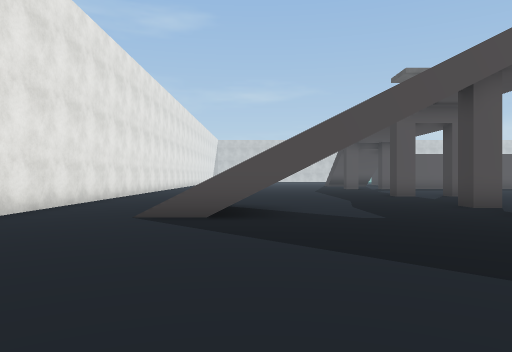
View 1 (above)

24 first-person views from a walk through a scene from a Unity 3-D project. The camera is 1.4 m above the floor, looks level and sees 70° across. Doors are open. The floor is counted in squares, 2 m on a side. Each view is taken from the middle of a square. On the plan, view 1 faces up. The plan holds only what a view shows up to about 11 squares ahead; the rest is blank. The place goes on beyond the plan. Some animated figures are left out. Some surface patterns are stand-ins.

View 2
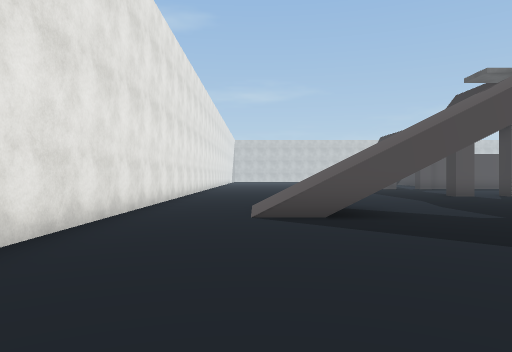

View 3
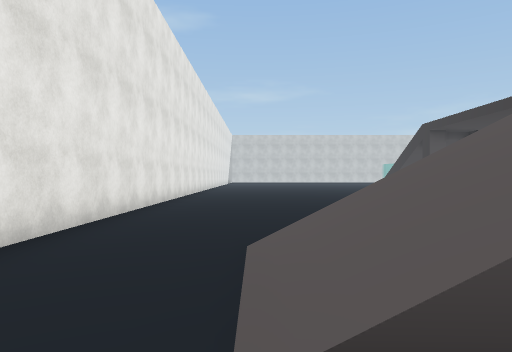

View 4
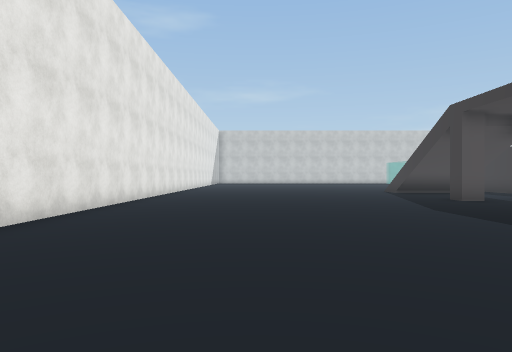

View 5
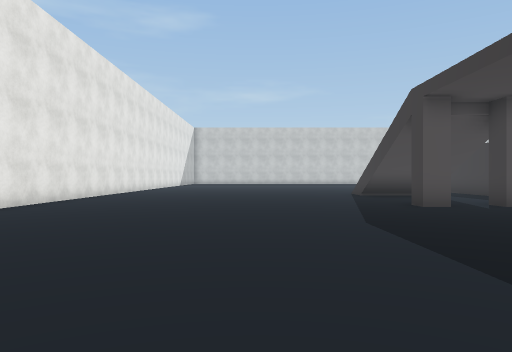

View 6
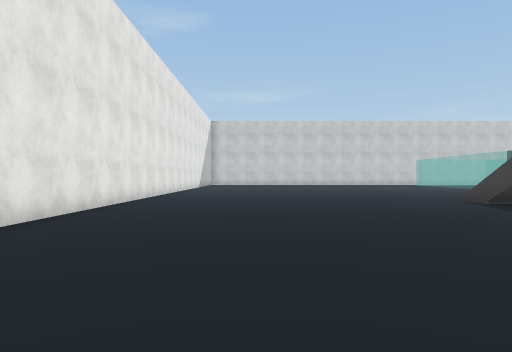

View 7
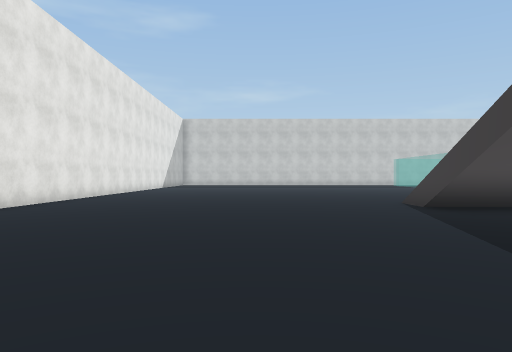

View 8
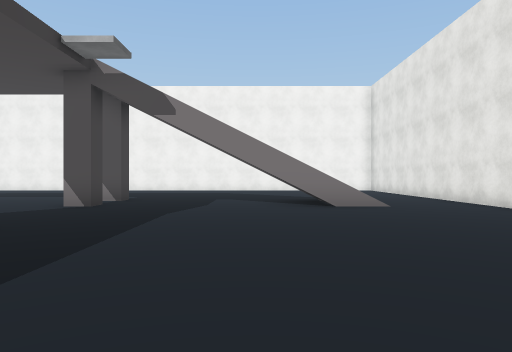

View 9
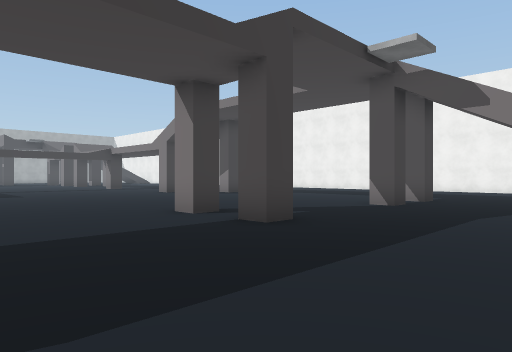

View 10
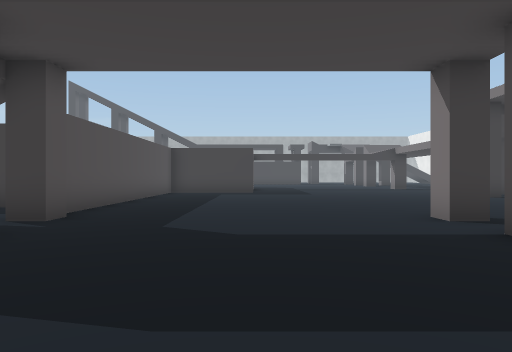

View 11
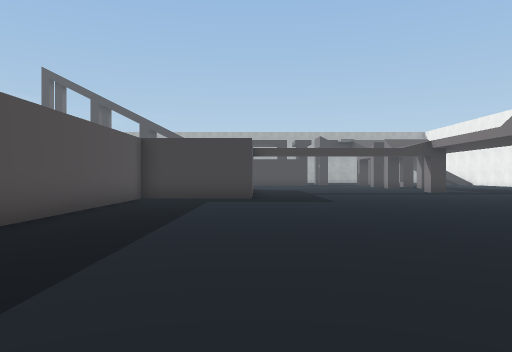

View 12
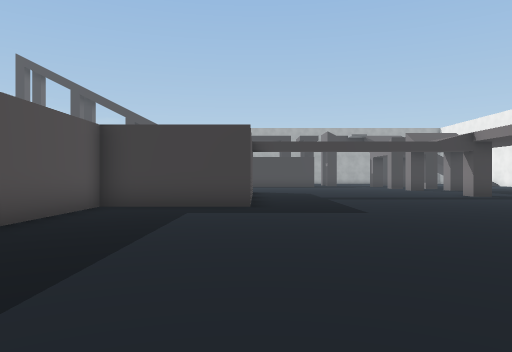

View 13
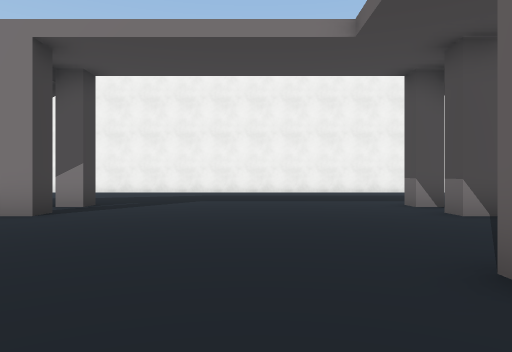

View 14
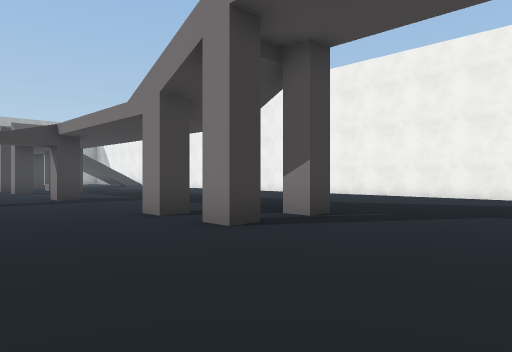

View 15
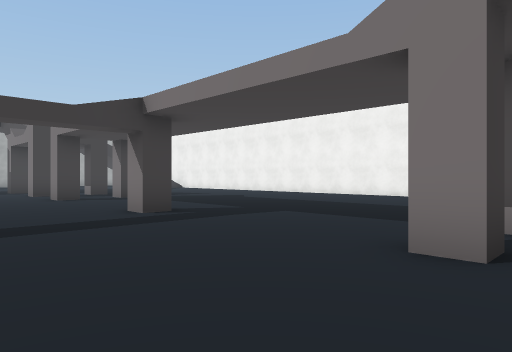

View 16
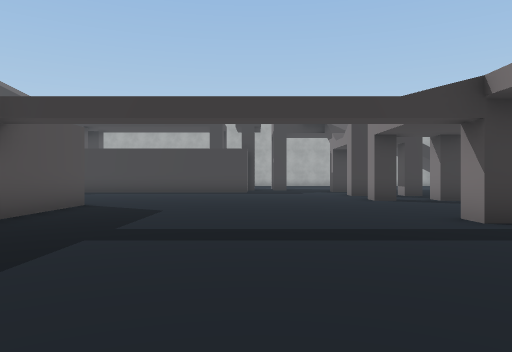

View 17
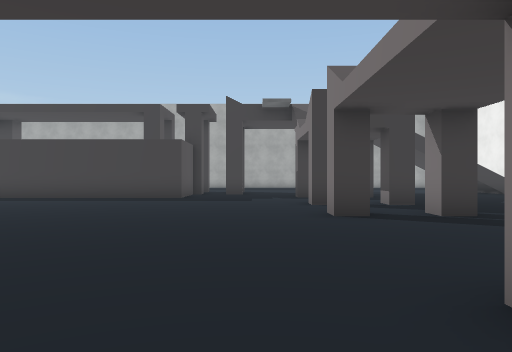

View 18
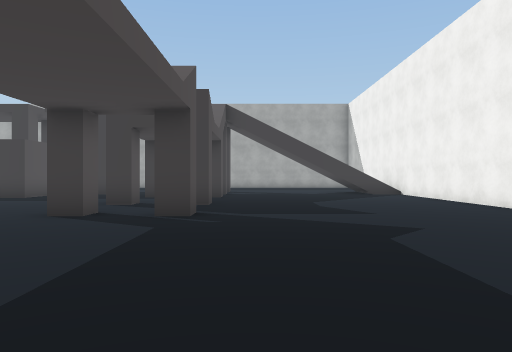

View 19
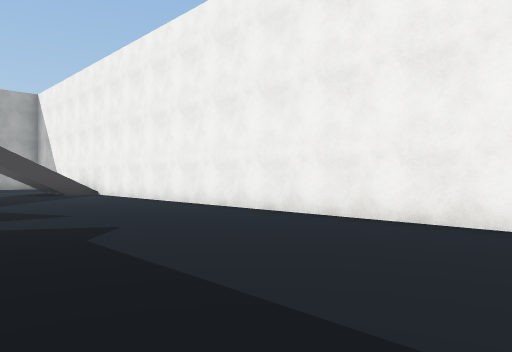

View 20
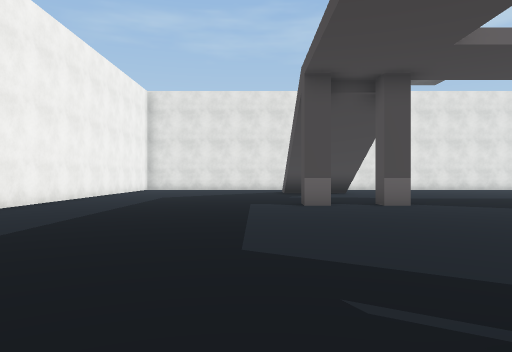

View 21
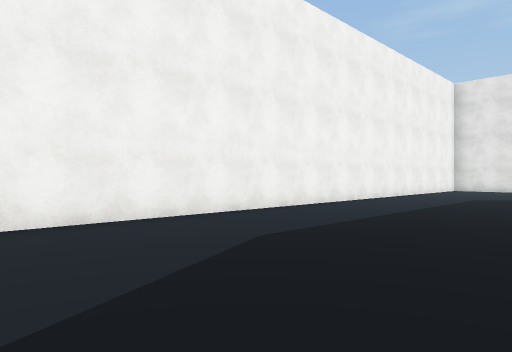

View 22
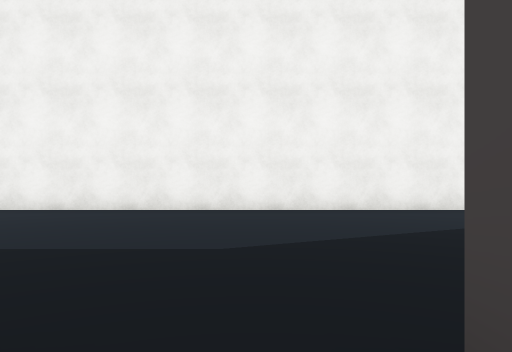

View 23
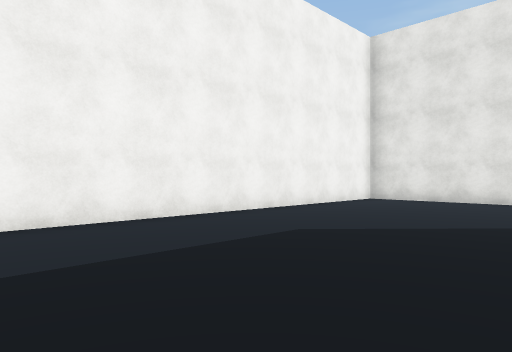

View 24
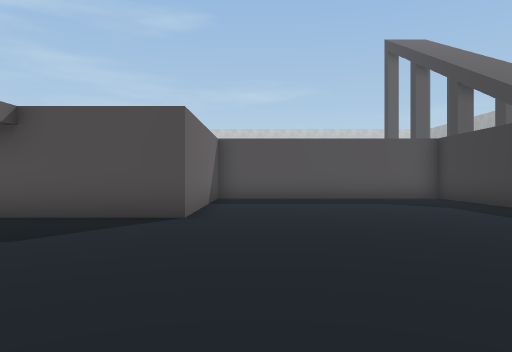

### Floor plan
Key: @ floor where view 1 was taken; # wall or solid block; . floor; / step, stairs or slope; = window, fence, low wall or low ledge; v drop or lower ground.
Columns run from 5 left of view 1 to 30 right of it. Each row starts with its distance up from view 1.
 27 #..........
 26 #..........
 25 #........./
 24 #........./
 23 #........./
 22 #.......... ..#
 21 #.............              #.......
 20 #.........#.##=########     #.......
 19 #.....................#     #.......
 18 #.....................#     #.......
 17 #.....................#     #.......
 16 #.....................##  ###.......
 15 #...................................
 14 #...................................
 13 #.........#.#.......................
 12 #...................................
 11 #...................................
 10 #...................................
  9 #...................................
  8 #..////...#.......#.#.....#....#.#..
  7 #..////............................
  6 #../=v#...#.......#.#..........#.#..
  5 #...................................
  4 #...................................
  3 #...................................
  2 #...................................
  1 #...................................
  0 #....@..............................
 -1 ####################################

Where each view was taken, in squares from view 1:
view 1: 0 up, 0 right, facing up
view 2: 0 up, 2 left, facing up
view 3: 5 up, 2 left, facing up
view 4: 9 up, 1 left, facing up
view 5: 11 up, 1 right, facing up
view 6: 15 up, 1 left, facing up
view 7: 16 up, 1 right, facing up
view 8: 17 up, 1 right, facing down
view 9: 17 up, 1 right, facing down-right
view 10: 16 up, 1 right, facing right
view 11: 16 up, 5 right, facing right
view 12: 16 up, 8 right, facing right
view 13: 15 up, 9 right, facing down
view 14: 12 up, 9 right, facing down-right
view 15: 12 up, 14 right, facing down-right
view 16: 12 up, 15 right, facing right
view 17: 10 up, 19 right, facing right
view 18: 5 up, 19 right, facing right
view 19: 5 up, 19 right, facing down-right
view 20: 5 up, 14 right, facing left
view 21: 5 up, 14 right, facing down-left
view 22: 7 up, 14 right, facing down
view 23: 5 up, 6 right, facing down-left
view 24: 10 up, 25 right, facing up
